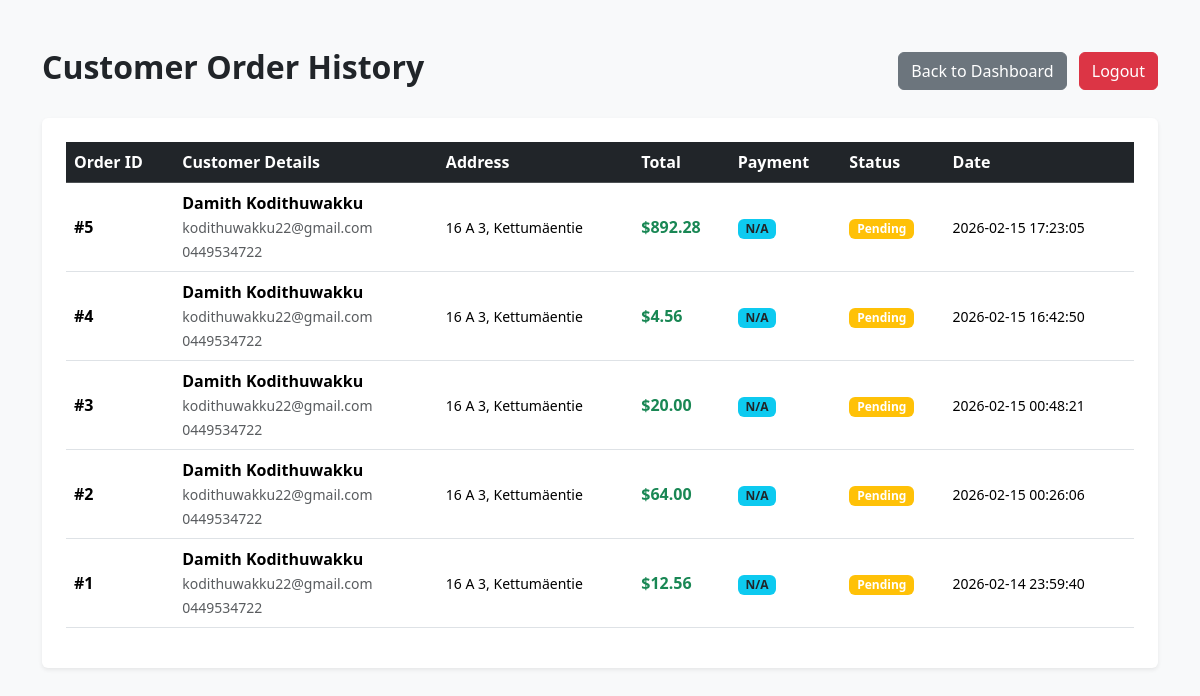
Screenshot of /view_orders.php (signed in) with the database file from the repository.
### tables this page shows
CREATE TABLE `orders` (
  `id` int NOT NULL,
  `customer_name` varchar(100) DEFAULT NULL,
  `email` varchar(100) DEFAULT NULL,
  `phone` varchar(20) DEFAULT NULL,
  `address` text,
  `total_amount` decimal(10,2) DEFAULT NULL,
  `status` varchar(20) DEFAULT 'New',
  `order_date` timestamp NULL DEFAULT CURRENT_TIMESTAMP
);

### view_orders.php (the view, shortened to what this page needs)
<?php
include 'db.php';
$sql = "SELECT orders.id, orders.customer_name, orders.email, orders.phone, orders.address,
               orders.total_amount, orders.order_date,
               payments.payment_method, payments.status
        FROM orders
        LEFT JOIN payments ON orders.id = payments.order_id
        ORDER BY orders.id DESC";
$result = mysqli_query($conn, $sql);
?>
<!DOCTYPE html>
<html lang="en">
<head>
    <link href="https://cdn.jsdelivr.net/npm/bootstrap@5.3.2/dist/css/bootstrap.min.css" rel="stylesheet">
</head>
<body class="bg-light">
<div class="container py-5">
    <div class="d-flex justify-content-between align-items-center mb-4">
        <h2 class="fw-bold text-dark">Customer Order History</h2>
        <div>
            <a href="admin.php" class="btn btn-secondary me-2">Back to Dashboard</a>
            <a href="logout.php" class="btn btn-danger">Logout</a>
        </div>
    </div>
    <div class="card shadow-sm border-0">
        <div class="card-body p-4">
            <div class="table-responsive">
                <table class="table table-hover align-middle">
                    <thead class="table-dark">
                        <tr>
                            <th>Order ID</th>
                            <th>Customer Details</th>
                            <th>Address</th>
                            <th>Total</th>
                            <th>Payment</th>
                            <th>Status</th>
                            <th>Date</th>
                        </tr>
                    </thead>
                    <tbody>
                        <?php
                        if (mysqli_num_rows($result) > 0) {
                            while($row = mysqli_fetch_assoc($result)) {
                        ?>
                        <tr>
                            <td class="fw-bold">#<?php echo $row['id']; ?></td>
                            <td>
                                <strong><?php echo $row['customer_name']; ?></strong><br>
                                <small class="text-muted"><?php echo $row['email']; ?></small><br>
                                <small class="text-muted"><?php echo $row['phone']; ?></small>
                            </td>
                            <td><small><?php echo $row['address']; ?></small></td>
                            <td class="fw-bold text-success">$<?php echo number_format($row['total_amount'], 2); ?></td>
                            <td>
                                <span class="badge bg-info text-dark"><?php echo $row['payment_method'] ?? 'N/A'; ?></span>
                            </td>
                            <td>
                                <span class="badge <?php echo ($row['status'] == 'Success') ? 'bg-success' : 'bg-warning'; ?>">
                                    <?php echo $row['status'] ?? 'Pending'; ?>
                                </span>
                            </td>
                            <td><small><?php echo $row['order_date']; ?></small></td>
                        </tr>
                        <?php
                            }
                        } else {
                            echo "<tr><td colspan='7' class='text-center'>No orders found.</td></tr>";
                        }
                        ?>
                    </tbody>
                </table>
            </div>
        </div>
    </div>
</div>
</body>
</html>

### rows the page displays
orders: id "5", customer_name "Damith Kodithuwakku", email "kodithuwakku22@gmail.com", phone "0449534722", address "16 A 3, Kettumäentie", total_amount "892.28", payment_method "N/A", status "Pending", order_date "2026-02-15 17:23:05"
orders: id "4", customer_name "Damith Kodithuwakku", email "kodithuwakku22@gmail.com", phone "0449534722", address "16 A 3, Kettumäentie", total_amount "4.56", payment_method "N/A", status "Pending", order_date "2026-02-15 16:42:50"
orders: id "3", customer_name "Damith Kodithuwakku", email "kodithuwakku22@gmail.com", phone "0449534722", address "16 A 3, Kettumäentie", total_amount "20.00", payment_method "N/A", status "Pending", order_date "2026-02-15 00:48:21"
orders: id "2", customer_name "Damith Kodithuwakku", email "kodithuwakku22@gmail.com", phone "0449534722", address "16 A 3, Kettumäentie", total_amount "64.00", payment_method "N/A", status "Pending", order_date "2026-02-15 00:26:06"
orders: id "1", customer_name "Damith Kodithuwakku", email "kodithuwakku22@gmail.com", phone "0449534722", address "16 A 3, Kettumäentie", total_amount "12.56", payment_method "N/A", status "Pending", order_date "2026-02-14 23:59:40"
